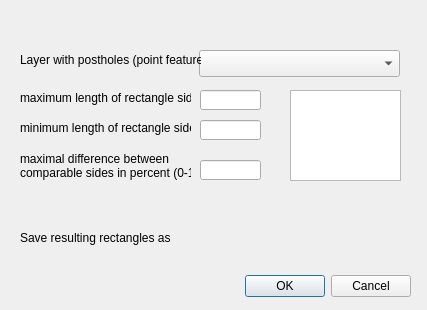
<?xml version="1.0" encoding="UTF-8"?>
<ui version="4.0">
 <class>postaar_dialog_base</class>
 <widget class="QDialog" name="postaar_dialog_base">
  <property name="geometry">
   <rect>
    <x>0</x>
    <y>0</y>
    <width>427</width>
    <height>310</height>
   </rect>
  </property>
  <property name="windowTitle">
   <string>postAAR</string>
  </property>
  <widget class="QDialogButtonBox" name="button_box">
   <property name="geometry">
    <rect>
     <x>20</x>
     <y>270</y>
     <width>391</width>
     <height>32</height>
    </rect>
   </property>
   <property name="orientation">
    <enum>Qt::Horizontal</enum>
   </property>
   <property name="standardButtons">
    <set>QDialogButtonBox::Cancel|QDialogButtonBox::Ok</set>
   </property>
  </widget>
  <widget class="QgsMapLayerComboBox" name="cmb_Layer_selected">
   <property name="geometry">
    <rect>
     <x>199</x>
     <y>50</y>
     <width>201</width>
     <height>27</height>
    </rect>
   </property>
  </widget>
  <widget class="QLabel" name="label_cmb_Layer_selected">
   <property name="geometry">
    <rect>
     <x>20</x>
     <y>50</y>
     <width>181</width>
     <height>20</height>
    </rect>
   </property>
   <property name="toolTip">
    <string>&lt;html&gt;&lt;head/&gt;&lt;body&gt;&lt;p&gt;Select a&lt;span style=&quot; font-weight:600;&quot;&gt; point laye&lt;/span&gt;r from your map&lt;/p&gt;&lt;p&gt;comprising the postholes and&lt;/p&gt;&lt;p&gt;optional grouping attributes.&lt;/p&gt;&lt;/body&gt;&lt;/html&gt;</string>
   </property>
   <property name="text">
    <string>Layer with postholes (point feature)</string>
   </property>
  </widget>
  <widget class="QLineEdit" name="maximum_length_of_side">
   <property name="geometry">
    <rect>
     <x>200</x>
     <y>90</y>
     <width>61</width>
     <height>20</height>
    </rect>
   </property>
  </widget>
  <widget class="QLabel" name="label_max_length_side">
   <property name="geometry">
    <rect>
     <x>20</x>
     <y>90</y>
     <width>171</width>
     <height>16</height>
    </rect>
   </property>
   <property name="toolTip">
    <string>&lt;html&gt;&lt;head/&gt;&lt;body&gt;&lt;p&gt;Maximum lenght of a side of the &lt;/p&gt;&lt;p&gt;rectangles to be found (map units).&lt;/p&gt;&lt;/body&gt;&lt;/html&gt;</string>
   </property>
   <property name="text">
    <string>maximum length of rectangle side</string>
   </property>
  </widget>
  <widget class="QLabel" name="label_min_length_side">
   <property name="geometry">
    <rect>
     <x>20</x>
     <y>120</y>
     <width>171</width>
     <height>16</height>
    </rect>
   </property>
   <property name="toolTip">
    <string>&lt;html&gt;&lt;head/&gt;&lt;body&gt;&lt;p&gt;Minimum lenght of a side of the &lt;/p&gt;&lt;p&gt;rectangles to be found (map units).&lt;/p&gt;&lt;/body&gt;&lt;/html&gt;</string>
   </property>
   <property name="text">
    <string>minimum length of rectangle side</string>
   </property>
  </widget>
  <widget class="QLineEdit" name="minimum_lenght_of_side">
   <property name="geometry">
    <rect>
     <x>200</x>
     <y>120</y>
     <width>61</width>
     <height>20</height>
    </rect>
   </property>
  </widget>
  <widget class="QLineEdit" name="maximal_difference_between_comparable_sides_in_percent">
   <property name="geometry">
    <rect>
     <x>200</x>
     <y>160</y>
     <width>61</width>
     <height>20</height>
    </rect>
   </property>
  </widget>
  <widget class="QLabel" name="label_maximal_difference">
   <property name="geometry">
    <rect>
     <x>20</x>
     <y>150</y>
     <width>171</width>
     <height>31</height>
    </rect>
   </property>
   <property name="toolTip">
    <string>&lt;html&gt;&lt;head/&gt;&lt;body&gt;&lt;p&gt;Opposite sides of the rectangle &lt;/p&gt;&lt;p&gt;should not differ more than &lt;/p&gt;&lt;p&gt;the given value.&lt;/p&gt;&lt;p&gt;Percent in 0.00 - 1.00&lt;/p&gt;&lt;/body&gt;&lt;/html&gt;</string>
   </property>
   <property name="text">
    <string>maximal difference between 
comparable sides in percent (0-1)</string>
   </property>
  </widget>
  <widget class="QgsFileWidget" name="file_with_rectangles">
   <property name="geometry">
    <rect>
     <x>200</x>
     <y>220</y>
     <width>211</width>
     <height>27</height>
    </rect>
   </property>
  </widget>
  <widget class="QLabel" name="label">
   <property name="geometry">
    <rect>
     <x>20</x>
     <y>230</y>
     <width>161</width>
     <height>16</height>
    </rect>
   </property>
   <property name="text">
    <string>Save resulting rectangles as</string>
   </property>
  </widget>
  <widget class="QGraphicsView" name="icon">
   <property name="geometry">
    <rect>
     <x>290</x>
     <y>90</y>
     <width>111</width>
     <height>91</height>
    </rect>
   </property>
  </widget>
 </widget>
 <customwidgets>
  <customwidget>
   <class>QgsFileWidget</class>
   <extends>QWidget</extends>
   <header>qgsfilewidget.h</header>
  </customwidget>
  <customwidget>
   <class>QgsMapLayerComboBox</class>
   <extends>QComboBox</extends>
   <header>qgsmaplayercombobox.h</header>
  </customwidget>
 </customwidgets>
 <resources/>
 <connections>
  <connection>
   <sender>button_box</sender>
   <signal>accepted()</signal>
   <receiver>postaar_dialog_base</receiver>
   <slot>accept()</slot>
   <hints>
    <hint type="sourcelabel">
     <x>20</x>
     <y>20</y>
    </hint>
    <hint type="destinationlabel">
     <x>20</x>
     <y>20</y>
    </hint>
   </hints>
  </connection>
  <connection>
   <sender>button_box</sender>
   <signal>rejected()</signal>
   <receiver>postaar_dialog_base</receiver>
   <slot>reject()</slot>
   <hints>
    <hint type="sourcelabel">
     <x>20</x>
     <y>20</y>
    </hint>
    <hint type="destinationlabel">
     <x>20</x>
     <y>20</y>
    </hint>
   </hints>
  </connection>
 </connections>
</ui>
